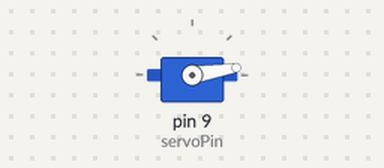
This sketch was run on a simulated Arduino Uno, built with avr-gcc and run on an emulated ATmega328P. Parts: servo.

Above: at 0.05 s.
At 0.85 s:
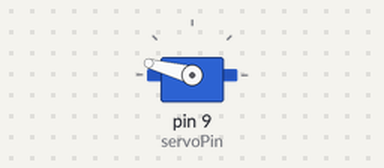
At 1.2 s:
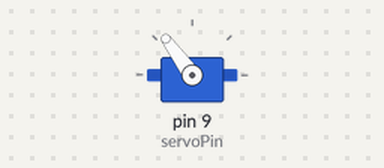
At 1.7 s:
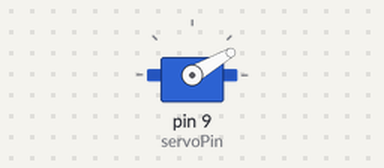
Timing chart, 0 to 4.2 s (numbered marks = the images above):
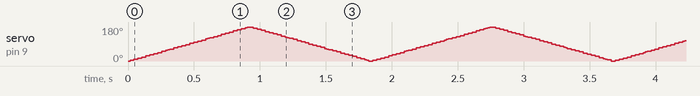

The sketch:

Servo_sweep.ino
```cpp
#include <Servo.h> // include Servo library
int servoPin = 9; // set pin 9 as the varible name servoPin
int servoAngle = 0; // variable to store servo position
Servo servo; // create servo object

void setup() {
  // put your setup code here, to run once:
  servo.attach(servoPin); // attach servo to pin 9
}

void loop() {
  // put your main code here, to run repeatedly:
  for (servoAngle = 0; servoAngle <= 180; servoAngle += 3) { // sweep from 0 to 180
    servo.write(servoAngle); // write the servo to servoAngle
    delay(15); // wait for servo to reach
  }
  for (servoAngle = 180; servoAngle >= 0; servoAngle -= 3) { // sweep back to 180 to 0
    servo.write(servoAngle); // write servo to servoAngle
    delay(15); // wait for servo to reach
  }
}
```
